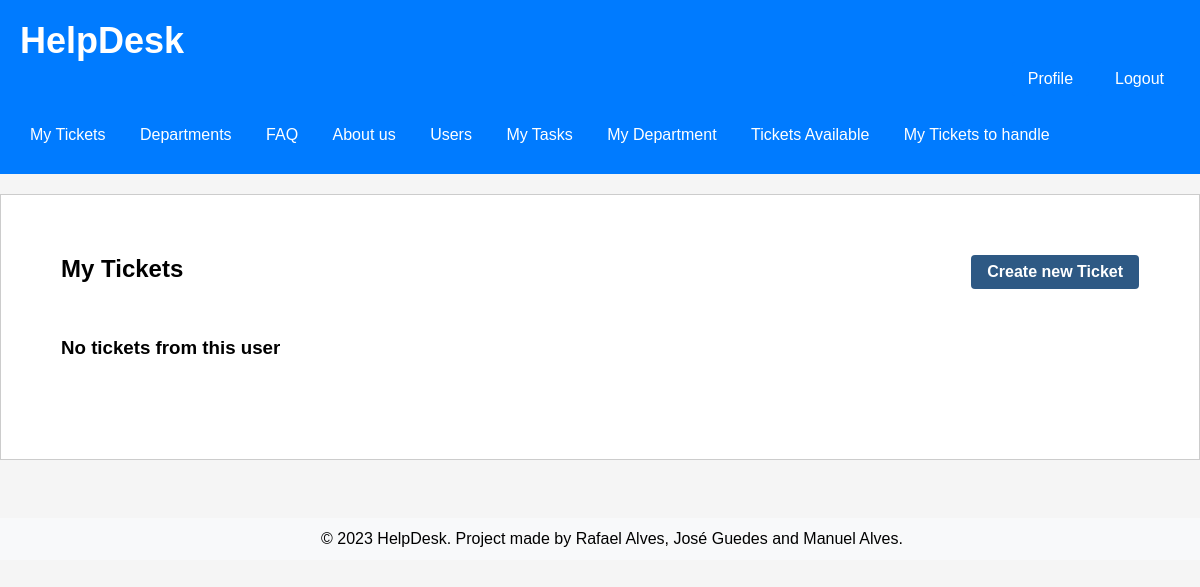
The page /pages/ticketpage.php (signed in) on the database as committed earlier.
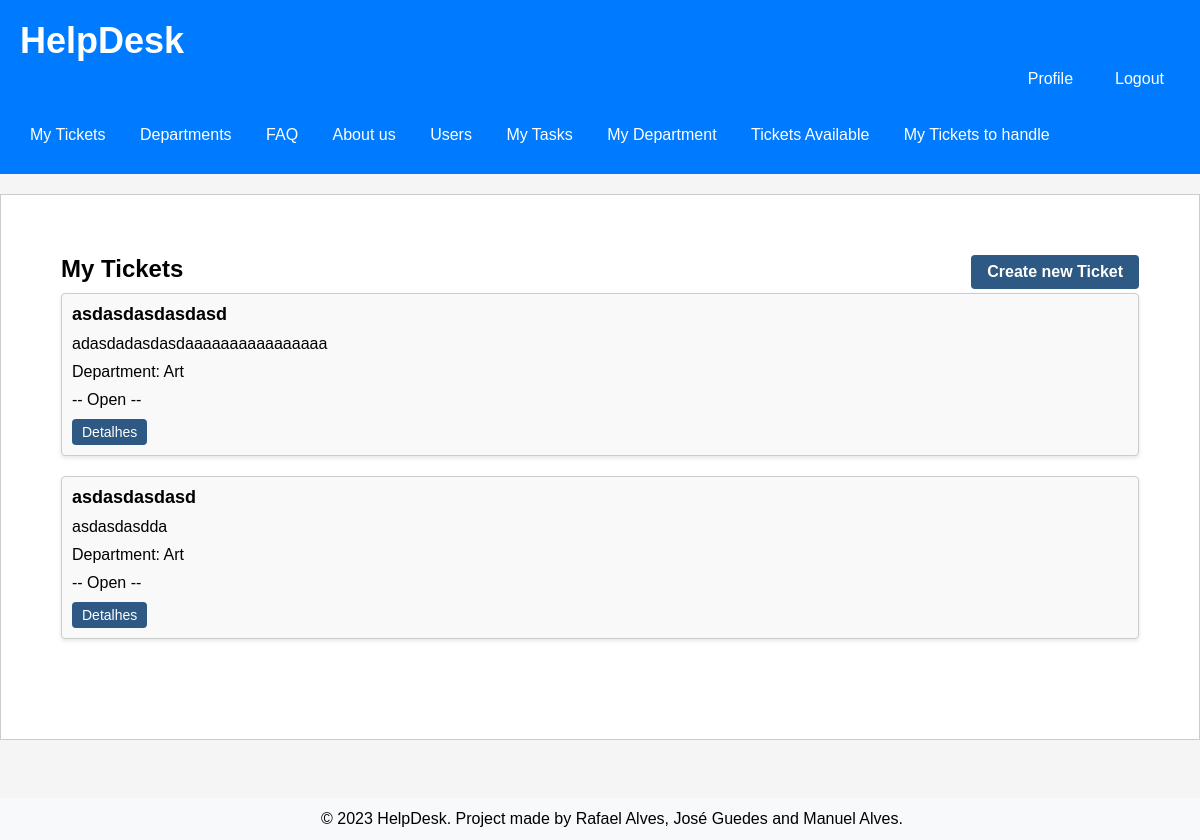
The same page on the database as committed later.
### tables this page shows
CREATE TABLE Ticket (
    id INTEGER PRIMARY KEY AUTOINCREMENT,
    title varchar(255) NOT NULL UNIQUE,
    description VARCHAR(255) NOT NULL,
    ticket_status VARCHAR (10)  NOT NULL DEFAULT 'Open' CHECK (ticket_status IN ('Open', 'Assigned', 'Closed')),
    created_at TIMESTAMP NOT NULL DEFAULT CURRENT_TIMESTAMP,
    updated_at TIMESTAMP NOT NULL DEFAULT CURRENT_TIMESTAMP,
    id_user INTEGER, /* id do client que criou o ticket */
    id_agent INTEGER DEFAULT NULL, /* id do agent que está a tratar do ticket */
    id_department INTEGER, /* id do department do ticket */
    CONSTRAINT current_edit_date_ck CHECK (created_at <= updated_at),
    CONSTRAINT id_usertFK FOREIGN KEY(id_user) REFERENCES User(id),
    CONSTRAINT id_agentFK FOREIGN KEY(id_agent) REFERENCES User(id),
    CONSTRAINT id_departmentFK FOREIGN KEY(id_department) REFERENCES Department(id)
);

CREATE TABLE Department (
    id INTEGER PRIMARY KEY AUTOINCREMENT,
    name varchar(255) NOT NULL UNIQUE,
    created_at TIMESTAMP NOT NULL DEFAULT CURRENT_TIMESTAMP
);

### utils/session.php (called while the page is built, shortened)
<?php
   function getUserID() {
       if(isset($_SESSION['userID'])) {
            return $_SESSION['userID'];
       } else {
           return null;
       }
   }
?>

### database/ticket.class.php (called while the page is built, shortened)
<?php
  class Ticket {
    static function getTicketsbyUser(PDO $db, int $id_user){
      $stmt = $db->prepare('
        SELECT id, title, description, id_department, ticket_status
        FROM Ticket
        WHERE id_user = ?
        ORDER by updated_at desc
      ');
      $stmt->execute(array($id_user));
      $row = $stmt->fetchAll(PDO::FETCH_ASSOC);
      return $row;
    }
  }
?>

### actions/getUser_tickets.php (called while the page is built, shortened)
<?php
require_once(__DIR__ . '/../database/connection.db.php');
require_once(__DIR__ . '/../database/ticket.class.php');
$tickets = Ticket::getTicketsbyUser($dbh, getUserID());
?>

### database/department.class.php (called while the page is built, shortened)
<?php
  class Department {
    static function getName($id) {
      global $dbh;
      try {
        $stmt = $dbh->prepare('SELECT name FROM Department WHERE id = ?');
        $stmt->execute(array($id));
        if($row = $stmt->fetch()){
          return $row['name'];
        }
      }catch(PDOException $e) {
        return -1;
      }
    }
  }
?>

### pages/ticketpage.php (the view, shortened to what this page needs)
<?php
  require_once(__DIR__ . '/../templates/header.tpl.php');
  require_once(__DIR__ . '/../templates/footer.tpl.php');
?>
  <section class="tickets">
      <h2>My Tickets
        <a href="novo_ticket.php" class="button">Create new Ticket</a>
      </h2>
      <ul>
        <?php
        require_once(__DIR__ . '/../actions/getUser_tickets.php');
        if(count($tickets) == 0){
          echo "<h3>No tickets from this user</h3>";
        }
        for($i = 0; $i < count($tickets); $i++) {
        include_once("../database/department.class.php");
        $depart = Department::getName($tickets[$i]['id_department']);
        ?>
        <li>
          <div class="ticket" id="<?=$tickets[$i]['id']?>">
            <h3> <?=$tickets[$i]['title']?></h3>
            <p> <?=$tickets[$i]['description']?> </p>
            <p> Department: <?=$depart?> </p>
            <p>-- <?=$tickets[$i]['ticket_status']?> --</p>
            <a href="../pages/detailTicket.php?id=<?=$tickets[$i]['id']?>" class="button">Detalhes</a>
          </div>
        </li>
        <?php } ?>
      </ul>
    </section>

Rows that differ between the two databases and show on the page:
added ticket: title "asdasdasdasdasd", description "adasdadasdasdaaaaaaaaaaaaaaaa", id_department.name "Art", ticket_status "Open"
added ticket: title "asdasdasdasd", description "asdasdasdda", id_department.name "Art", ticket_status "Open"
Other text that changed with them:
text no longer shown: "No tickets from this user"
